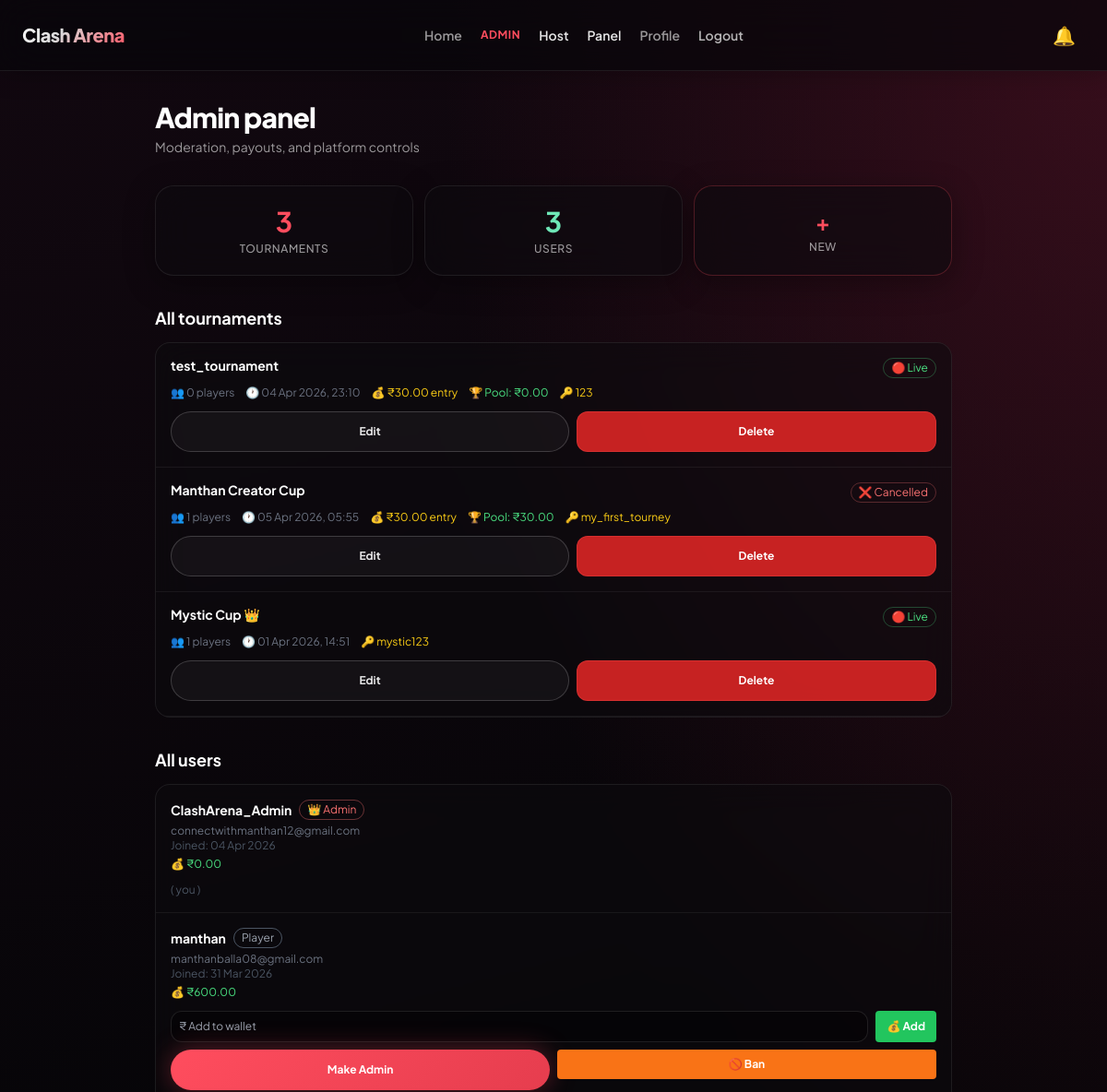
/creator-admin/ (signed in, upper part), run on an earlier commit of the app's database.
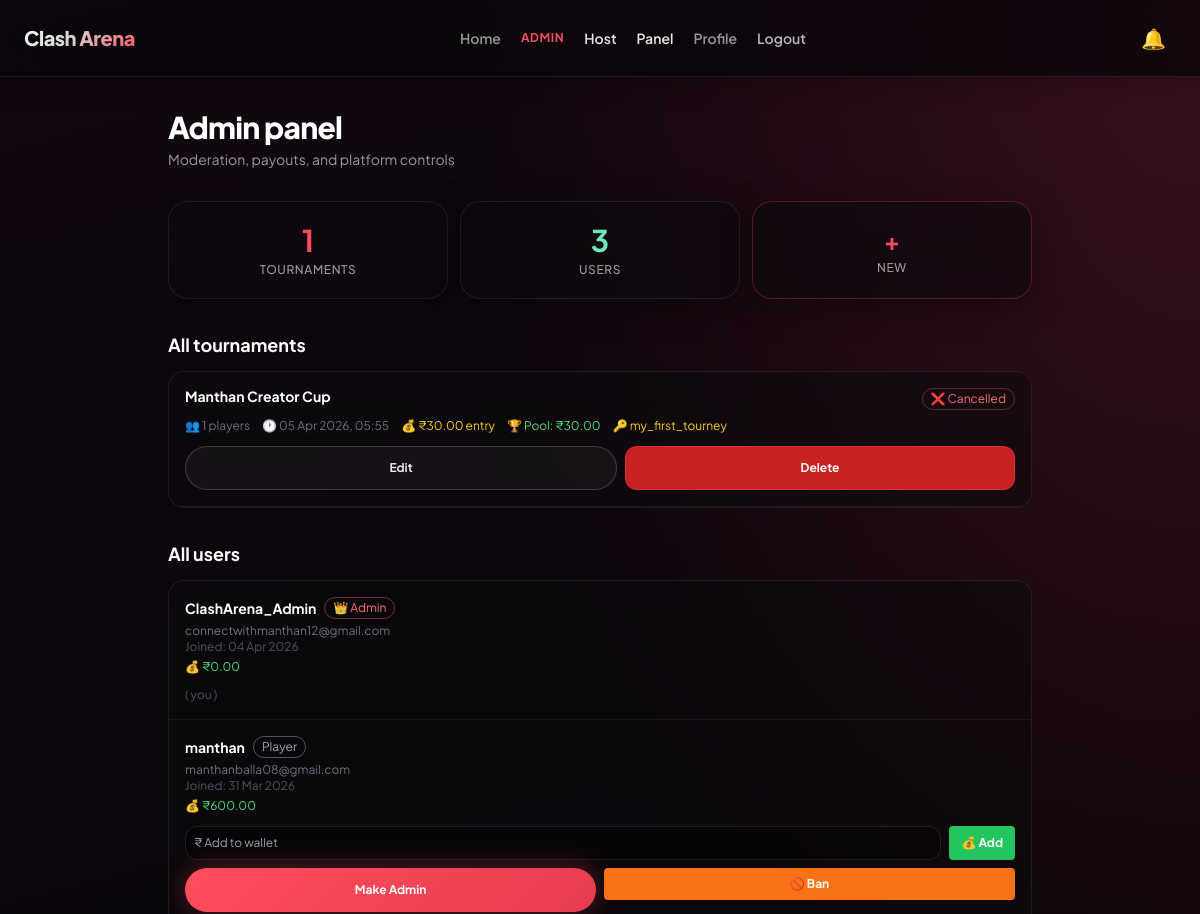
And on a later commit of the database.
### core/models.py (models this page shows, shortened)
class Tournament(models.Model):
    STATUS_CHOICES = [
        ('upcoming', 'Upcoming'),
        ('ongoing', 'Ongoing'),
        ('completed', 'Completed'),
        ('cancelled', 'Cancelled'),
    ]
    REWARD_TYPE_CHOICES = [
        ('cash', 'Cash'),
        ('gift_card', 'Gift Card'),
        ('ingame', 'In-Game Item'),
        ('other', 'Other'),
    ]
    name = models.CharField(max_length=100)
    description = models.TextField()
    rules = models.TextField(blank=True, null=True)
    creator = models.ForeignKey(User, on_delete=models.CASCADE)
    password = models.CharField(max_length=50, blank=True, null=True)
    reward = models.CharField(max_length=100, blank=True)
    reward_type = models.CharField(max_length=20, choices=REWARD_TYPE_CHOICES, default='other')
    start_time = models.DateTimeField()
    end_time = models.DateTimeField(null=True, blank=True)
    join_deadline = models.DateTimeField(null=True, blank=True)
    proof_image = models.ImageField(upload_to='proofs/', blank=True, null=True)
    result_screenshot = models.ImageField(upload_to='results/', blank=True, null=True)
    reward_screenshot = models.ImageField(upload_to='rewards/', blank=True, null=True)
    created_at = models.DateTimeField(auto_now_add=True)
    is_paid = models.BooleanField(default=False)
    entry_fee = models.DecimalField(max_digits=10, decimal_places=2, default=0.00)
    min_players = models.IntegerField(default=2)
    max_players = models.IntegerField(default=100)
    prize_pool = models.DecimalField(max_digits=10, decimal_places=2, default=0.00)
    show_participants = models.BooleanField(default=True)
    status = models.CharField(max_length=20, choices=STATUS_CHOICES, default='upcoming')
    cancel_reason = models.TextField(blank=True, null=True)

class Profile(models.Model):
    PLAN_CHOICES = [
        ('none', 'No Plan'),
        ('1month', '1 Month'),
        ('3month', '3 Months'),
        ('1year', '1 Year'),
    ]
    user = models.OneToOneField(User, on_delete=models.CASCADE)
    is_creator = models.BooleanField(default=False)
    is_admin = models.BooleanField(default=False)
    upi_id = models.CharField(max_length=100, blank=True, null=True)
    reward_balance = models.DecimalField(max_digits=10, decimal_places=2, default=0.00)
    creator_plan = models.CharField(max_length=20, choices=PLAN_CHOICES, default='none')
    plan_expiry = models.DateTimeField(null=True, blank=True)
    tournaments_created_this_month = models.IntegerField(default=0)
    def plan_active(self):
        from django.utils import timezone
        if self.creator_plan == 'none':
            return False
        if self.plan_expiry and self.plan_expiry > timezone.now():
            return True
        return False

### core/views.py (the view)
# urls.py: path('creator-admin/', creator_admin, name='creator_admin'),
@login_required
def creator_admin(request):
    if not request.user.profile.is_admin:
        return redirect('/')
    tournaments = Tournament.objects.all().order_by('-created_at')
    users = User.objects.all().order_by('-date_joined')
    withdrawal_requests = WithdrawalRequest.objects.all().order_by('-requested_at')
    reward_codes = RewardCode.objects.all().order_by('-created_at')
    memberships = CreatorMembership.objects.all().order_by('-started_at')
    all_transactions = Transaction.objects.all().order_by('-created_at')[:50]
    open_disputes = DisputeReport.objects.filter(status='open').order_by('-created_at')[:50]
    tournament_data = []
    for t in tournaments:
        sync_tournament_status(t)
        count = Participant.objects.filter(tournament=t).count()
        tournament_data.append({'tournament': t, 'count': count})
    return render(request, 'admin_panel.html', {
        'tournament_data': tournament_data,
        'users': users,
        'withdrawal_requests': withdrawal_requests,
        'reward_codes': reward_codes,
        'memberships': memberships,
        'all_transactions': all_transactions,
        'open_disputes': open_disputes,
    })

### core/context_processors.py (called while the page is built)
def unread_notifications(request):
    if request.user.is_authenticated:
        count = Notification.objects.filter(
            user=request.user, is_read=False
        ).count()
        return {'unread_count': count}
    return {'unread_count': 0}

### core/views.py (called while the page is built)
def sync_tournament_status(tournament, now=None):
    if tournament.status in ('cancelled', 'completed'):
        return tournament.status
    now = now or timezone.now()
    if tournament.end_time and now >= tournament.end_time:
        expected_status = 'completed'
    elif tournament.start_time and now >= tournament.start_time:
        expected_status = 'ongoing'
    else:
        expected_status = 'upcoming'
    if tournament.status != expected_status:
        tournament.status = expected_status
        tournament.save(update_fields=['status'])
    return tournament.status

### templates/admin_panel.html (shortened to what the changed rows need)
{% extends "base.html" %}
{% block content %}
<div class="max-w-4xl mx-auto px-3 sm:px-4 py-6 sm:py-8">
    <h1 class="text-2xl sm:text-3xl font-extrabold text-white mb-1 tracking-tight">Admin panel</h1>
    <div class="grid grid-cols-1 sm:grid-cols-3 gap-3 mb-8">
        <div class="ca-glass p-4 sm:p-5 text-center">
            <p class="text-2xl sm:text-3xl font-bold text-ca-accent">{{ tournament_data|length }}</p>
            <p class="ca-muted text-xs mt-1 font-medium uppercase tracking-wider">Tournaments</p>
        </div>
    </div>
    <h2 class="text-lg font-bold text-white mb-3">All tournaments</h2>
    <div class="ca-panel mb-8">
        {% for item in tournament_data %}
        <div class="p-4 border-b border-white/[0.06]">
            <div class="flex items-start justify-between gap-2 mb-2">
                <a href="/tournament/{{ item.tournament.id }}/"
                   class="font-bold text-white hover:text-ca-accent text-sm leading-tight flex-1">
                    {{ item.tournament.name }}
                </a>
                {% if item.tournament.status == 'upcoming' %}
                    <span class="text-blue-400 text-xs border border-blue-400/30 px-2 py-0.5 rounded-full flex-shrink-0">🕐 Upcoming</span>
                {% elif item.tournament.status == 'ongoing' %}
                    <span class="text-green-400 text-xs border border-green-400/30 px-2 py-0.5 rounded-full flex-shrink-0">🔴 Live</span>
                {% elif item.tournament.status == 'completed' %}
                    <span class="text-yellow-400 text-xs border border-yellow-400/30 px-2 py-0.5 rounded-full flex-shrink-0">🏆 Done</span>
                {% elif item.tournament.status == 'cancelled' %}
                    <span class="text-red-400 text-xs border border-red-400/30 px-2 py-0.5 rounded-full flex-shrink-0">❌ Cancelled</span>
                {% endif %}
            </div>
            <div class="flex flex-wrap gap-x-3 gap-y-1 mb-3">
                <span class="text-gray-500 text-xs">👥 {{ item.count }} players</span>
                <span class="text-gray-500 text-xs">🕐 {{ item.tournament.start_time|date:"d M Y, H:i" }}</span>
                {% if item.tournament.is_paid %}
                    <span class="text-yellow-400 text-xs">💰 ₹{{ item.tournament.entry_fee }} entry</span>
                    <span class="text-green-400 text-xs">🏆 Pool: ₹{{ item.tournament.prize_pool }}</span>
                {% endif %}
                {% if item.tournament.password %}
                    <span class="text-yellow-400 text-xs">🔑 {{ item.tournament.password }}</span>
                {% endif %}
            </div>
            <div class="flex gap-2">
                <a href="/edit-tournament/{{ item.tournament.id }}/"
                   class="flex-1 text-center ca-btn-outline min-h-[2.75rem] text-xs font-bold">
                    Edit
                </a>
                <form method="POST" action="/delete-tournament/{{ item.tournament.id }}/"
                      onsubmit="return confirm('Delete {{ item.tournament.name }}?')"
                      class="flex-1">
                    <button type="submit"
                            class="w-full min-h-[2.75rem] bg-red-600/90 text-white px-3 py-2 rounded-xl font-bold text-xs hover:bg-red-500 transition border border-red-500/40">
                        Delete
                    </button>
                </form>
            </div>
        </div>
        {% empty %}
        <p class="text-gray-500 p-5 text-sm">No tournaments yet.</p>
        {% endfor %}
    </div>
    <h2 class="text-lg font-bold text-white mb-3">All users</h2>
    <div class="ca-panel mb-8">
        {% for u in users %}
        <div class="p-4 border-b border-white/[0.06]">
            <div class="mb-3">
                <div class="flex items-center gap-2 mb-1 flex-wrap">
                    <p class="font-bold text-white text-sm">{{ u.username }}</p>
                    {% if not u.is_active %}
                        <span class="text-red-400 text-xs border border-red-400/40 px-2 py-0.5 rounded-full">🚫 Banned</span>
                    {% elif u.profile.is_admin %}
                        <span class="text-red-400 text-xs border border-red-400/40 px-2 py-0.5 rounded-full">👑 Admin</span>
                    {% elif u.profile.is_creator %}
                        <span class="text-yellow-400 text-xs border border-yellow-400/40 px-2 py-0.5 rounded-full">🎮 Creator</span>
                    {% else %}
                        <span class="text-gray-400 text-xs border border-gray-600 px-2 py-0.5 rounded-full">Player</span>
                    {% endif %}
                </div>
                <p class="text-gray-500 text-xs">{{ u.email }}</p>
                <p class="text-gray-600 text-xs">Joined: {{ u.date_joined|date:"d M Y" }}</p>
                <p class="text-green-400 text-xs mt-1">💰 ₹{{ u.profile.reward_balance }}</p>
            </div>
            {% if u != request.user %}
            <form method="POST" action="/topup-wallet/{{ u.id }}/"
                  class="flex gap-2 mb-2">
                <input type="number" name="amount" placeholder="₹ Add to wallet"
                       min="1" required
                       class="flex-1 p-2 bg-black/35 border border-white/10 rounded-xl text-white text-xs focus:outline-none focus:border-green-400">
                <button type="submit"
                        class="bg-green-500 text-white px-3 py-2 rounded font-bold text-xs hover:bg-green-400 transition flex-shrink-0">
                    💰 Add
                </button>
            </form>
            <div class="flex gap-2 mb-2">
                {% if u.is_active %}
                    {% if u.profile.is_admin %}
                        <form method="POST" action="/demote-user/{{ u.id }}/" class="flex-1">
                            {% csrf_token %}
                            <button type="submit"
                                    class="w-full min-h-[2.75rem] ca-btn-outline text-xs font-bold">
                                Remove Admin
                            </button>
                        </form>
                    {% else %}
                        <form method="POST" action="/promote-user/{{ u.id }}/" class="flex-1">
                            <button type="submit"
                                    class="w-full min-h-[2.75rem] ca-btn text-xs">
                                Make Admin
                            </button>
                        </form>
                    {% endif %}
                    <form method="POST" action="/ban-user/{{ u.id }}/"
                          onsubmit="return confirm('Ban {{ u.username }}?')"
                          class="flex-1">
                        <button type="submit"
                                class="w-full bg-orange-500 text-white px-3 py-2 rounded font-bold text-xs hover:bg-orange-400 transition">
                            🚫 Ban
                        </button>
                    </form>
                {% endif %}
            </div>
            {% else %}
            <p class="text-gray-600 text-xs">( you )</p>
            {% endif %}
        </div>
        {% empty %}
        <p class="text-gray-500 p-5 text-sm">No users yet.</p>
        {% endfor %}
    </div>
</div>
{% endblock %}

What changed in the data, as far as the page shows it:
removed Tournament: tournament.name "test_tournament", status "🔴 Live", count "0", tournament.start_time "04 Apr 2026, 23:10", tournament.entry_fee "30.00", tournament.prize_pool "0.00", tournament.password "123"
removed Tournament: tournament.name "Mystic Cup 👑", status "🔴 Live", count "1", tournament.start_time "01 Apr 2026, 14:51", tournament.password "mystic123"
Also different on the page:
{{ tournament_data|length }}: "3" → "1"
